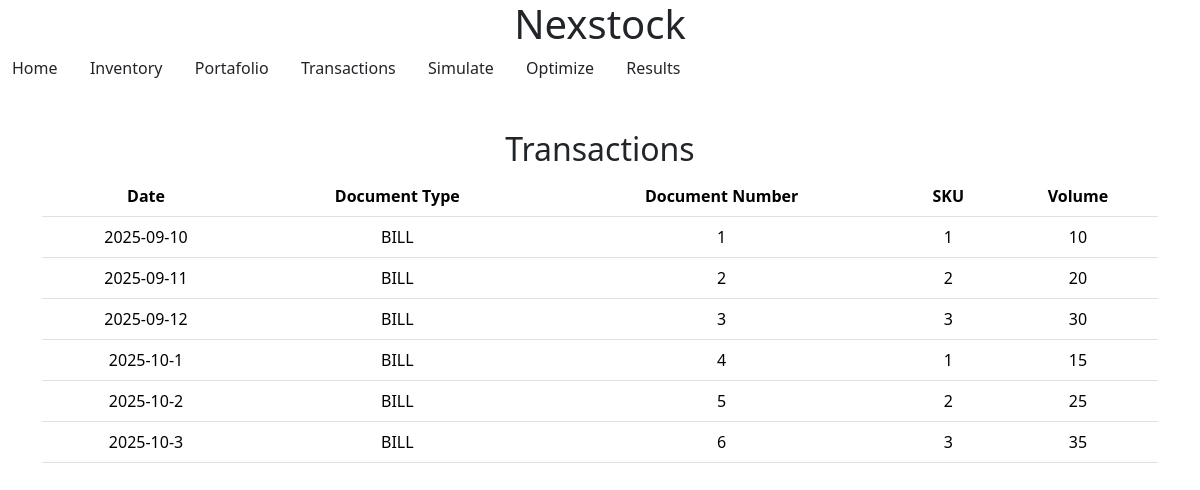
Page /transactions on the committed database.
### tables this page shows
CREATE TABLE transactions (
DATE DATE,
TYPE VARCHAR(50),
DCO INT PRIMARY KEY,
SKU INT REFERENCES Products(SKU),
VOLUME INT);

### app.py (the view)
@app.route("/transactions", methods=["GET", "POST"])
def transactions():
    trades = execute_query("SELECT * FROM transactions;")
    return render_template("transactions.html", trades=trades)

### app.py (called while the page is built)
def get_db_connection():
    db_path = os.path.join(os.path.dirname(os.path.abspath(__file__)), DATABASE)
    print(f"Attempting to connect to database at: {db_path}", flush=True)
    print(f"Database file exists: {os.path.exists(db_path)}", flush=True)
    conn = sqlite3.connect(db_path)
    conn.row_factory = sqlite3.Row
    return conn

def execute_query(query, *params):
    conn = get_db_connection()
    try:
        cursor = conn.cursor()
        cursor.execute(query, params)
        if query.strip().upper().startswith('SELECT'):
            rows = cursor.fetchall()
            return [dict(row) for row in rows]
        else:
            conn.commit()
            return cursor.rowcount
    except Exception as e:
        print(f"Database error: {e}")
        raise e
    finally:
        conn.close()

@app.after_request
def after_request(response):
    response.headers["Cache-Control"] = "no-cache, no-store, must-revalidate"
    response.headers["Expires"] = 0
    response.headers["Pragma"] = "no-cache"
    return response

### templates/transactions.html (shortened to what this page needs)
{% extends "layout.html" %}
{% block main %}
    <h2>Transactions</h2>
    <table class = "table table">
        <thead class = "thead-light">
            <tr>
                <th>Date</th>
                <th>Document Type</th>
                <th>Document Number</th>
                <th>SKU</th>
                <th>Volume</th>
            </tr>
        </thead>
        <tbody>
            {% for trade in trades %}
            <tr>
                <td>{{ trade.DATE }}</td>
                <td>{{ trade.TYPE }}</td>
                <td>{{ trade.DCO }}</td>
                <td>{{ trade.SKU }}</td>
                <td>{{ trade.VOLUME }}</td>
            </tr>
            {% endfor %}
        </tbody>
    </table>
{% endblock %}

### rows in the picture
transactions: DATE "2025-09-10", TYPE "BILL", DCO "1", SKU "1", VOLUME "10"
transactions: DATE "2025-09-11", TYPE "BILL", DCO "2", SKU "2", VOLUME "20"
transactions: DATE "2025-09-12", TYPE "BILL", DCO "3", SKU "3", VOLUME "30"
transactions: DATE "2025-10-1", TYPE "BILL", DCO "4", SKU "1", VOLUME "15"
transactions: DATE "2025-10-2", TYPE "BILL", DCO "5", SKU "2", VOLUME "25"
transactions: DATE "2025-10-3", TYPE "BILL", DCO "6", SKU "3", VOLUME "35"
